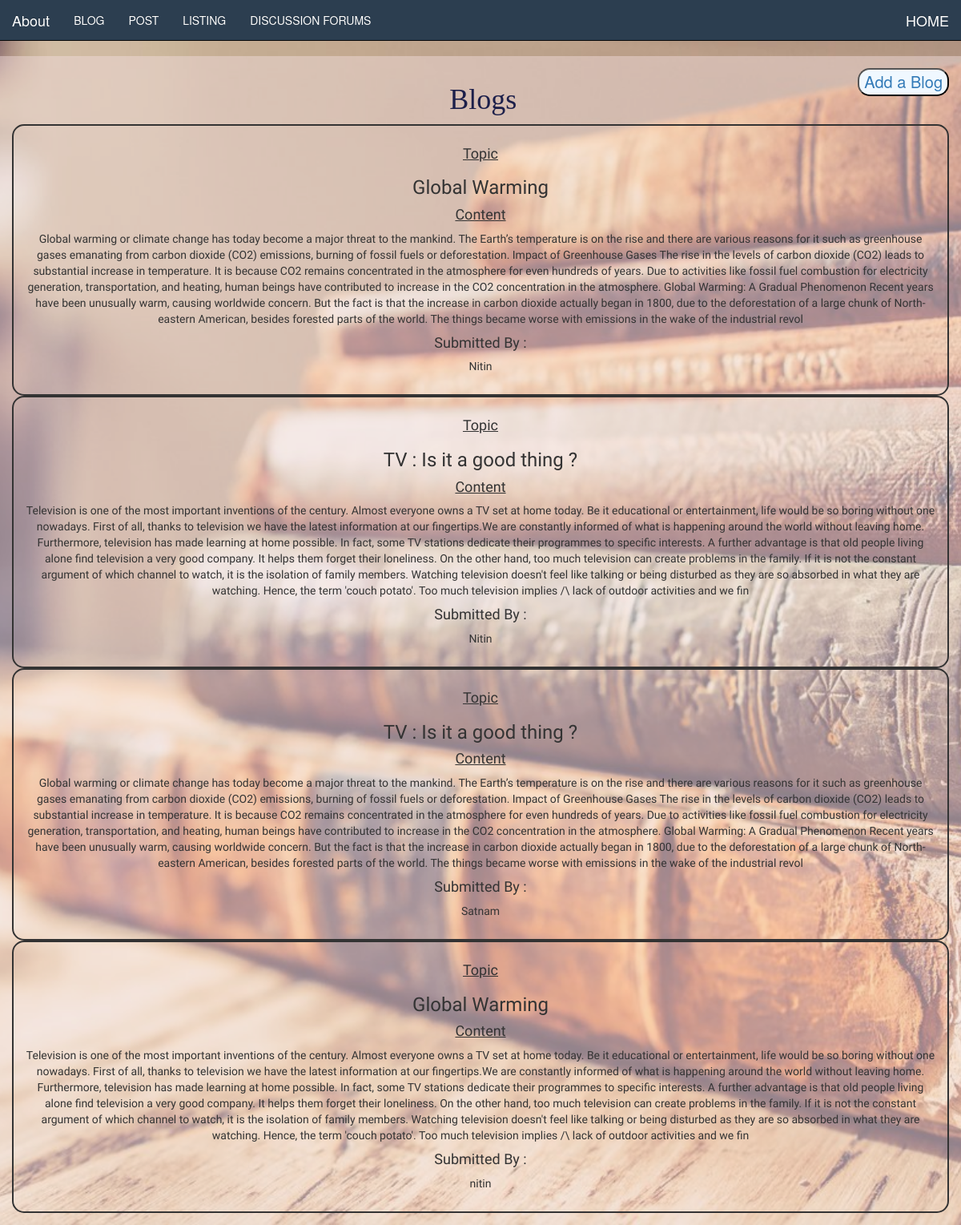
The page /articles on the database its author committed.
### lean/models.py (models this page shows, shortened)
class articles(models.Model):
    Name = models.CharField(max_length=300)
    Topic = models.CharField(max_length=500)
    Content = models.CharField(max_length=5000)

### lean/views.py (the view)
# urls.py: path('articles',views.blog_display, name='blog_display'),
def blog_display(request):
        disp = articles.objects.all()
        context = {'disp' : disp }
        return render(request, 'lean/blog_display.html', context)

### lean/templates/lean/blog_display.html
{% extends 'lean/default.html' %}
{% block content %}
<div style="text-align: center; width: 100%; left:0; right:0; top:0; bottom:0;  margin:auto; background: rgba(240, 220, 220, 0.473); padding: 15px;" >
    <button type="submit" style="background-color:aliceblue; font-size:20px; float: right; border-radius:15px;"  ><a href="blogs/">Add a Blog</a></button>
    <div class="form-title-row" style="font-family: 'Bree Serif', serif; color: rgb(28, 31, 74); " >
        <h1 style="padding-left: 120px;">Blogs</h1>
    </div>
    {% for field in disp %}
    <div class="content" style="border-width: 2px; border-style: solid; border-radius: 15px; font-family: 'Viga', sans-serif; padding: 15px;">
        <div>
        <h4><u>Topic</u></h4><h3>{{field.Topic}}</h3>
        </div>
        <div>
        <h4><u>Content</u></h4><p>{{field.Content}}</p>
        </div>
        <div>
        <h4>Submitted By : </h4><p>{{field.Name}}</p>
        </div>
    </div>
    {% endfor %}
</div>
{% endblock %}

### lean/templates/lean/default.html (shortened to what this page needs)
<!DOCTYPE <!DOCTYPE html>
<html>
<head>
    {%load static%}
    <link rel="stylesheet" href="https://maxcdn.bootstrapcdn.com/bootstrap/3.3.7/css/bootstrap.min.css"
>
    <link rel="stylesheet" href="https://maxcdn.bootstrapcdn.com/bootstrap/3.3.7/css/bootstrap-theme.min.css"
>
    <link rel="stylesheet" type="text/css" href="{% static 'lean/about.css' %}">
    <link rel="stylesheet" type="text/css" href="{% static 'lean/form-register.css' %}">
    <link rel="stylesheet" type="text/css" href="{% static 'lean/popup.css' %}">
    <link rel="stylesheet" type="text/css" href="{% static 'lean/style.css' %}">
    <link rel="stylesheet" type="text/css" href="{% static 'lean/home.css' %}">
</head>
<body >
    <nav class="navbar navbar-inverse navbar-fixed-top">
        <div class="container-fluid">
          <div class="navbar-header">
            <a href="{%url 'index'%}" class="navbar-brand">About</a>
          </div>
          <div class="collapse navbar-collapse" id="bs-nav-demo">
            <ul class="nav navbar-nav">
               <li><a href="posts">BLOG</a></li>
              <li><a href="articles">POST</a></li>
              <li><a href="listing">LISTING</a></li>
              <li><a href='home'>DISCUSSION FORUMS</a></li>
            </ul>
            <a href="homie.html" class="navbar-brand navbar-right">HOME</a>
          </div>
        </div>
    </nav>
    {% block content %}
    {% endblock %}
</body>
</html>

### lean/static/lean/about.css (style rules this page uses)
body { padding-top: 70px; }
.navbar-inverse { background: #2c3e50; color: white; }
.navbar-inverse .navbar-brand, .navbar-inverse a { color:white; }
.navbar-inverse .navbar-nav>li>a { color: white; }

### lean/static/lean/form-register.css (style rules this page uses)
html { background-color: #f3f3f3; }

### lean/static/lean/home.css (style rules this page uses)
body { padding-top: 70px; background-image: url('images/option1.jpg'); background-position: center; background-repeat: no-repeat ; -webkit-background-size: cover; -moz-bcakground-size: cover; -o-background-size: cover; background-size: cover; }
.navbar-inverse { background: #2c3e50; color: white; }
.navbar-inverse .navbar-brand, .navbar-inverse a { color:white; }
.navbar-inverse .navbar-nav>li>a { color: white; }
html { height: 100%; }

### rows shown on the page
articles: Topic "Global Warming", Content "Global warming or climate change has today become a major threat to the mankind. The Earth’s temperature is on the rise and there are various reasons for it such as greenhouse gases emanating from carbon dioxide (CO2) emissions, burning of fossil fuels or deforestation. Impact of Greenhouse Gases The rise in the levels of carbon dioxide (CO2) leads to substantial increase in temperature. It is because CO2 remains concentrated in the atmosphere for even hundreds of years. Due to activities like fossil fuel combustion for electricity generation, transportation, and heating, human beings have contributed to increase in the CO2 concentration in the atmosphere. Global Warming: A Gradual…", Name "Nitin"
articles: Topic "TV : Is it a good thing ?", Content "Television is one of the most important inventions of the century. Almost everyone owns a TV set at home today. Be it educational or entertainment, life would be so boring without one nowadays. First of all, thanks to television we have the latest information at our fingertips.We are constantly informed of what is happening around the world without leaving home. Furthermore, television has made learning at home possible. In fact, some TV stations dedicate their programmes to specific interests. A further advantage is that old people living alone find television a very good company. It helps them forget their loneliness. On the other hand, too much television can create problems in the…", Name "Nitin"
articles: Topic "TV : Is it a good thing ?", Content "Global warming or climate change has today become a major threat to the mankind. The Earth’s temperature is on the rise and there are various reasons for it such as greenhouse gases emanating from carbon dioxide (CO2) emissions, burning of fossil fuels or deforestation. Impact of Greenhouse Gases The rise in the levels of carbon dioxide (CO2) leads to substantial increase in temperature. It is because CO2 remains concentrated in the atmosphere for even hundreds of years. Due to activities like fossil fuel combustion for electricity generation, transportation, and heating, human beings have contributed to increase in the CO2 concentration in the atmosphere. Global Warming: A Gradual…", Name "Satnam"
articles: Topic "Global Warming", Content "Television is one of the most important inventions of the century. Almost everyone owns a TV set at home today. Be it educational or entertainment, life would be so boring without one nowadays. First of all, thanks to television we have the latest information at our fingertips.We are constantly informed of what is happening around the world without leaving home. Furthermore, television has made learning at home possible. In fact, some TV stations dedicate their programmes to specific interests. A further advantage is that old people living alone find television a very good company. It helps them forget their loneliness. On the other hand, too much television can create problems in the…", Name "nitin"
